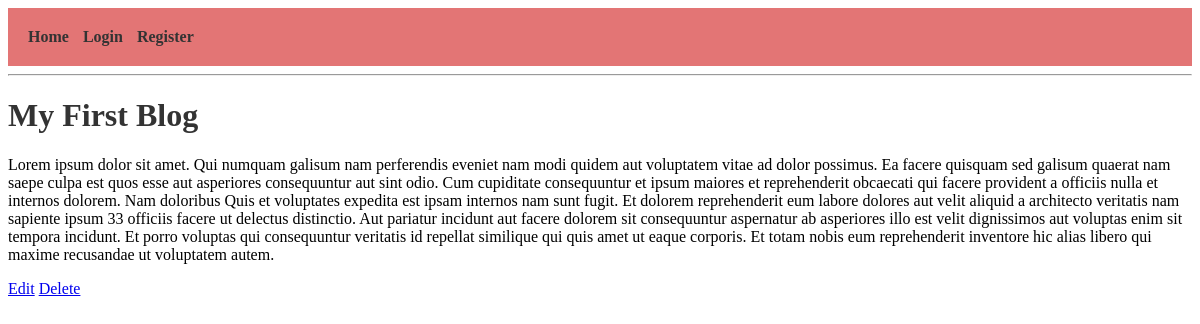
The app's page /post/2/ with its own data.
### blog/models.py (models this page shows, shortened)
class Post(models.Model):
    title = models.CharField(max_length=255)
    content = models.TextField()
    author = models.ForeignKey(User, on_delete=models.CASCADE, default=1)

### blog/views.py (the view)
# urls.py: path('post/<int:pk>/', views.post_detail, name='post_detail'),
def post_detail(request, pk):
    post = get_object_or_404(Post, pk=pk)
    return render(request, 'blog/post_detail.html', {'post': post})

### blog/templates/blog/post_detail.html
{% extends 'blog/base.html' %}
{% block content %}
  <h1>{{ post.title }}</h1>
  <p>{{ post.content }}</p>
  <a href="{% url 'post_update' post.pk %}">Edit</a>
  <a href="{% url 'post_delete' post.pk %}">Delete</a>
{% endblock %}

### static/css/styles.css (style rules this page uses)
h1 { color: #333; }

### records on screen
Post: title "My First Blog", content "Lorem ipsum dolor sit amet. Qui numquam galisum nam perferendis eveniet nam modi quidem aut voluptatem vitae ad dolor possimus. Ea facere quisquam sed galisum quaerat nam saepe culpa est quos esse aut asperiores consequuntur aut sint odio. Cum cupiditate consequuntur et ipsum maiores et reprehenderit obcaecati qui facere provident a officiis nulla et internos dolorem. Nam doloribus Quis et voluptates expedita est ipsam internos nam sunt fugit. Et dolorem reprehenderit eum labore dolores aut velit aliquid a architecto veritatis nam sapiente ipsum 33 officiis facere ut delectus distinctio. Aut pariatur incidunt aut facere dolorem sit consequuntur aspernatur ab asperiores illo est velit…"
